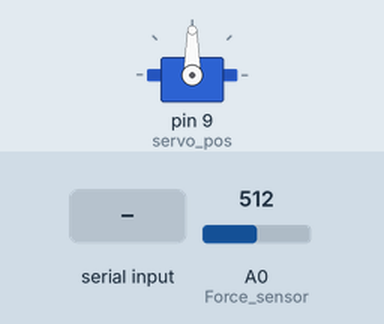
Recording of a sketch running on a simulated Arduino Uno, built with avr-gcc and run on an emulated ATmega328P. Parts: servo. The test bench sets the inputs (shaded band); at power-on: A0 (Force_sensor) = 512. What the sketch prints to the serial monitor is not drawn.

Above: at 1.2 s.
1.3 s: "90,45\n" received over Serial
At 2.7 s:
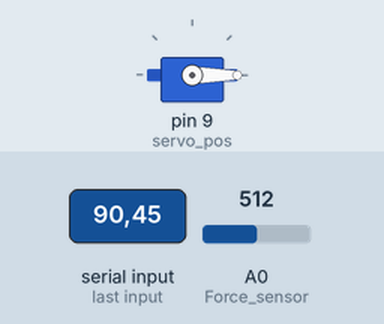
Timing chart, 0 to 4.3 s (numbered marks = the images above; inputs shaded):
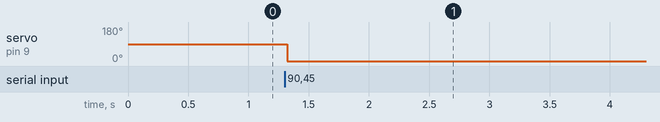

The sketch:

Sweep_to_Force.ino
```cpp
#include <Servo.h>

Servo myservo;  // create servo object to control a servo
                // twelve servo objects can be created on most boards
int Force_sensor=A0;
int servo_pos=9;
int servo_val = 1300;

void setup()
{
  Serial.begin(115200);
  myservo.attach(servo_pos);  // attaches the servo on pin 9 to the servo object
}

void loop()
{
  double val = 15.311 * exp(0.005199 * (analogRead(Force_sensor)))* 9.8 *0.001;
  if (Serial.available() != 0)
  {
    servo_val = Serial.parseInt();
    if (servo_val != 0)
      {
        myservo.writeMicroseconds(servo_val);
      }
  }
  Serial.println(val);
  delay(30);
}
```

Measured:
- after the input at 1.3 s, servo on pin 9 (servo_pos): 90° → 0° at once
